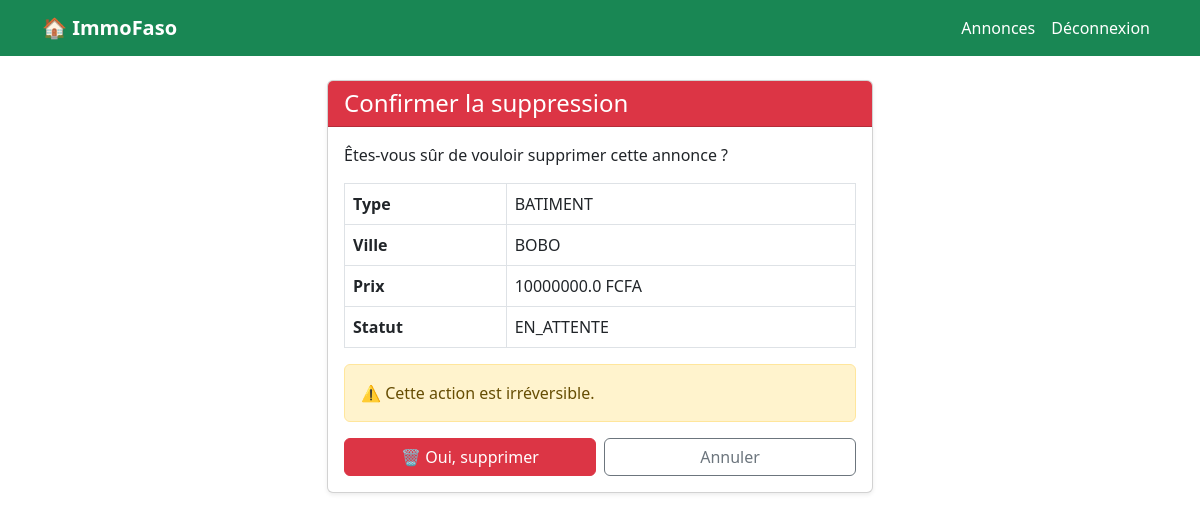
The app's page /bailleur/annonces/2/supprimer/ (signed in), older data.
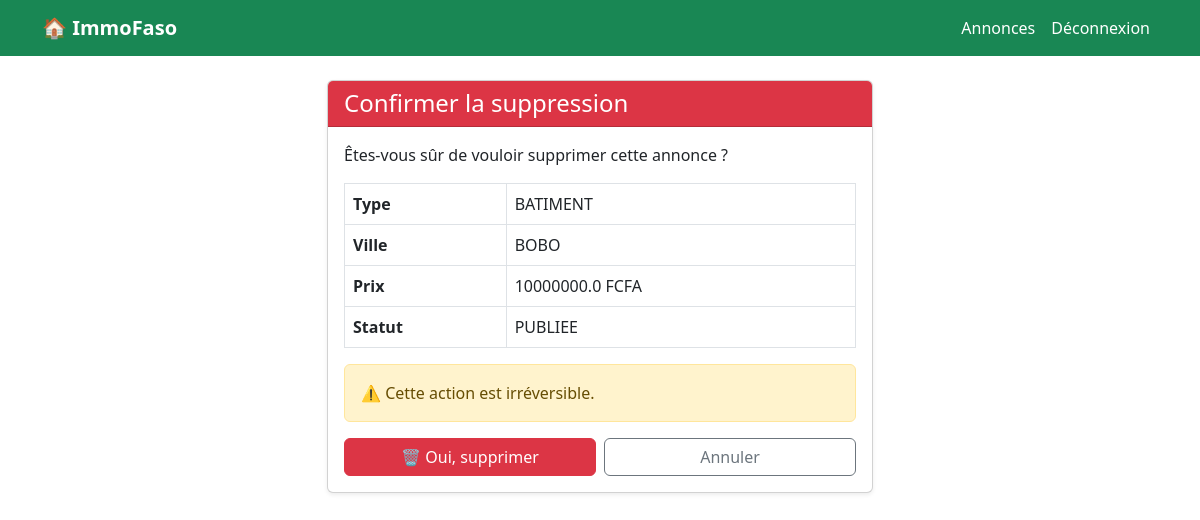
The same page, newer data.
### core/models.py (models this page shows, shortened)
class Annonce(models.Model):
    OPTION_CHOICES = [
        ('LOCATION', 'Location'),
        ('VENTE', 'Vente'),
    ]
    STATUT_CHOICES = [
        ('EN_ATTENTE', 'En attente de validation'),
        ('PUBLIEE', 'Publiée'),
        ('REFUSEE', 'Refusée'),
        ('RETIREE', 'Retirée'),
    ]
    bailleur = models.ForeignKey(
        Bailleur,
        on_delete=models.CASCADE,
        related_name='annonces',
        null=True,
        blank=True
    )
    bien = models.ForeignKey(
        BienImmobilier,
        on_delete=models.CASCADE,
        related_name='annonces'
    )
    agent_validateur = models.ForeignKey(
        Agent,
        on_delete=models.SET_NULL,
        null=True,
        blank=True,
        related_name='annonces_validees'
    )
    agent_createur = models.ForeignKey(
    Agent,
    on_delete=models.SET_NULL,
    null=True,
    blank=True,
    related_name='annonces_agence'
)
    option = models.CharField(max_length=10, choices=OPTION_CHOICES)
    prix = models.FloatField()
    description = models.TextField()
    statut = models.CharField(max_length=20, choices=STATUT_CHOICES, default='EN_ATTENTE')
    date_publication = models.DateTimeField(auto_now_add=True)
    class Meta:
        verbose_name = 'Annonce'

class BienImmobilier(models.Model):
    TYPE_CHOICES = [
        ('TERRAIN', 'Terrain'),
        ('BATIMENT', 'Bâtiment'),
        ('APPARTEMENT', 'Appartement'),
        ('VILLA', 'Villa'),
        ('COMMERCE', 'Commerce'),
    ]
    USAGE_CHOICES = [
        ('RESIDENCE', 'Résidence'),
        ('BUREAU', 'Bureau'),
        ('COMMERCE', 'Commerce'),
        ('AGRICULTURE', 'Agriculture'),
    ]
    proprietaire = models.ForeignKey(Bailleur, on_delete=models.CASCADE, related_name='biens',null=True,blank=True  )
    type = models.CharField(max_length=20, choices=TYPE_CHOICES)
    usage = models.CharField(max_length=20, choices=USAGE_CHOICES)
    superficie = models.FloatField()
    ville = models.CharField(max_length=100)
    localisation = models.CharField(max_length=255)
    description = models.TextField()
    class Meta:
        verbose_name = 'Bien Immobilier'

### core/views.py (the view, shortened to what this page needs)
# urls.py: path('bailleur/annonces/<int:annonce_id>/supprimer/', views.supprimer_annonce, name='supprimer_annonce'),
@login_required
def supprimer_annonce(request, annonce_id):
    annonce = get_object_or_404(Annonce, id=annonce_id)
    return render(request, 'bailleur/confirmer_suppression.html', {'annonce': annonce})

### core/templates/bailleur/confirmer_suppression.html (shortened to what this page needs)
{% extends 'base.html' %}
{% block content %}
<div class="row justify-content-center">
    <div class="col-md-6">
        <div class="card shadow-sm">
            <div class="card-header bg-danger text-white">
                <h4 class="mb-0">Confirmer la suppression</h4>
            </div>
            <div class="card-body">
                <p>Êtes-vous sûr de vouloir supprimer cette annonce ?</p>
                <table class="table table-bordered">
                    <tr>
                        <th>Type</th>
                        <td>{{ annonce.bien.type }}</td>
                    </tr>
                    <tr>
                        <th>Ville</th>
                        <td>{{ annonce.bien.ville }}</td>
                    </tr>
                    <tr>
                        <th>Prix</th>
                        <td>{{ annonce.prix }} FCFA</td>
                    </tr>
                    <tr>
                        <th>Statut</th>
                        <td>{{ annonce.statut }}</td>
                    </tr>
                </table>
                <div class="alert alert-warning">
                    ⚠️ Cette action est irréversible.
                </div>
                <form method="POST">
                    <div class="d-flex gap-2">
                        <button type="submit" class="btn btn-danger w-100">
                            🗑️ Oui, supprimer
                        </button>
                        <a href="{% url 'mes_annonces_bailleur' %}" class="btn btn-outline-secondary w-100">
                            Annuler
                        </a>
                    </div>
                </form>
            </div>
        </div>
    </div>
</div>
{% endblock %}

Row changes from the older to the newer data that the page shows:
changed Annonce "BATIMENT": statut "EN_ATTENTE" → "PUBLIEE"
